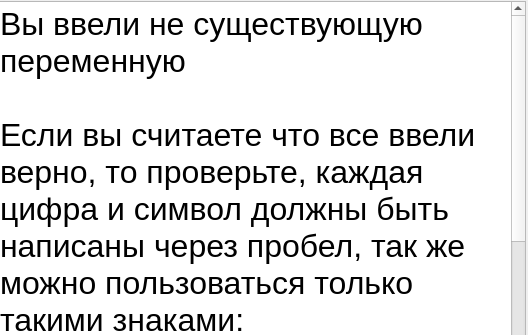
<?xml version="1.0" encoding="UTF-8"?>
<ui version="4.0">
 <class>Form</class>
 <widget class="QWidget" name="Form">
  <property name="geometry">
   <rect>
    <x>0</x>
    <y>0</y>
    <width>528</width>
    <height>335</height>
   </rect>
  </property>
  <property name="windowTitle">
   <string>Form</string>
  </property>
  <widget class="QTextBrowser" name="textBrowser">
   <property name="geometry">
    <rect>
     <x>-5</x>
     <y>1</y>
     <width>531</width>
     <height>361</height>
    </rect>
   </property>
   <property name="html">
    <string>&lt;!DOCTYPE HTML PUBLIC &quot;-//W3C//DTD HTML 4.0//EN&quot; &quot;http://www.w3.org/TR/REC-html40/strict.dtd&quot;&gt;
&lt;html&gt;&lt;head&gt;&lt;meta name=&quot;qrichtext&quot; content=&quot;1&quot; /&gt;&lt;style type=&quot;text/css&quot;&gt;
p, li { white-space: pre-wrap; }
&lt;/style&gt;&lt;/head&gt;&lt;body style=&quot; font-family:'.AppleSystemUIFont'; font-size:13pt; font-weight:400; font-style:normal;&quot;&gt;
&lt;p style=&quot; margin-top:0px; margin-bottom:0px; margin-left:0px; margin-right:0px; -qt-block-indent:0; text-indent:0px;&quot;&gt;&lt;span style=&quot; font-size:24pt;&quot;&gt;Вы ввели не существующую переменную&lt;/span&gt;&lt;/p&gt;
&lt;p style=&quot;-qt-paragraph-type:empty; margin-top:0px; margin-bottom:0px; margin-left:0px; margin-right:0px; -qt-block-indent:0; text-indent:0px; font-size:24pt;&quot;&gt;&lt;br /&gt;&lt;/p&gt;
&lt;p style=&quot; margin-top:0px; margin-bottom:0px; margin-left:0px; margin-right:0px; -qt-block-indent:0; text-indent:0px;&quot;&gt;&lt;span style=&quot; font-size:24pt;&quot;&gt;Если вы считаете что все ввели верно, то проверьте, каждая цифра и символ должны быть написаны через пробел, так же можно пользоваться только такими знаками: &lt;/span&gt;&lt;/p&gt;
&lt;p style=&quot; margin-top:0px; margin-bottom:0px; margin-left:0px; margin-right:0px; -qt-block-indent:0; text-indent:0px;&quot;&gt;&lt;span style=&quot; font-size:24pt;&quot;&gt;- разность&lt;/span&gt;&lt;/p&gt;
&lt;p style=&quot; margin-top:0px; margin-bottom:0px; margin-left:0px; margin-right:0px; -qt-block-indent:0; text-indent:0px;&quot;&gt;&lt;span style=&quot; font-size:24pt;&quot;&gt;+ сложение&lt;/span&gt;&lt;/p&gt;
&lt;p style=&quot; margin-top:0px; margin-bottom:0px; margin-left:0px; margin-right:0px; -qt-block-indent:0; text-indent:0px;&quot;&gt;&lt;span style=&quot; font-size:24pt;&quot;&gt;/ деление&lt;/span&gt;&lt;/p&gt;
&lt;p style=&quot; margin-top:0px; margin-bottom:0px; margin-left:0px; margin-right:0px; -qt-block-indent:0; text-indent:0px;&quot;&gt;&lt;span style=&quot; font-size:24pt;&quot;&gt;* умножение&lt;/span&gt;&lt;/p&gt;
&lt;p style=&quot; margin-top:0px; margin-bottom:0px; margin-left:0px; margin-right:0px; -qt-block-indent:0; text-indent:0px;&quot;&gt;&lt;span style=&quot; font-size:24pt;&quot;&gt;ПРИМЕР: 1 - 2 / m + 6&lt;/span&gt;&lt;/p&gt;&lt;/body&gt;&lt;/html&gt;</string>
   </property>
  </widget>
 </widget>
 <resources/>
 <connections/>
</ui>
